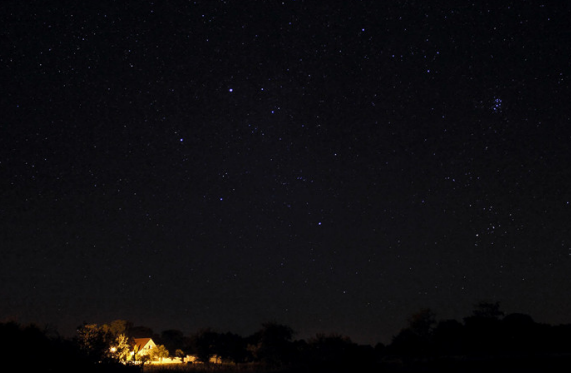
#> input picture Taller 7/cielo.png, 571 x 373 px
$ jupyter execute taller7_OC_RubenRodriguez.ipynb
#> lines starting #> are read from the running program, lines starting #| are printed output that depends on the picture
# Taller 7 Optimizacion Convexa

Ruben Dario Rodriguez Moreno - 2181969

[cell 1]
import numpy as np
import cv2
import matplotlib.pyplot as plt

img = cv2.imread('./cielo.png')
#> img is the input picture: shape (373, 571, 3); mean B, G, R 15.3, 12.5, 13.4

gray = cv2.cvtColor(img, cv2.COLOR_BGR2GRAY)
resized = cv2.resize(gray, (32, 32), interpolation=cv2.INTER_AREA)
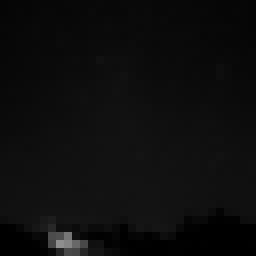
#> resized: shape (32, 32) (shown 8 times larger); min 0, max 142, mean 13.1

plt.imshow(resized)

[cell 2]
def softThreshold(x, lmba):
    if x > lmba:
        return x - lmba
    elif abs(x) <= lmba:
        return 0
    elif x < -lmba:
        return x + lmba

softThreshold = np.vectorize(softThreshold)


def admm(H, Y, rho, lmba, iteraciones,dim):

    x = np.zeros((dim, 1))
    z = np.zeros((dim, 1))
    u = np.zeros((dim, 1))

    for i in range(iteraciones):
        x = np.linalg.inv((H.T@H + (1/rho)*np.eye(dim)))@(H.T@Y + (1/rho)*(z - u))
        z = softThreshold(x + u, lmba)
        u = u + (1/rho)*(z - x)

    return x

#Noiseless-case

rho = [1,2,3,4,10]

lmba = 0.1

iteraciones = 10

[cell 3]
#@title H -> m=n

resized = cv2.resize(gray, (32, 32), interpolation=cv2.INTER_AREA)
x = resized.reshape(1, -1).T.astype(np.double)/255
#> x = 1024 values, max 0.557 at index 967, min 0 at index 896, mean 0.0512
H = np.random.uniform(0, 1, size=(32**2, 32**2))
Y = (H@x)
#> Y = 1024 values, max 27.74 at index 160, min 24.38 at index 272, mean 26.25
rho = [1,2,3,4,10]
lmba = 0.1

plt.figure(figsize=(30,10))
for i in range(5):
  recuperada = admm(H, Y, rho[i], lmba, 20,32**2)
  recuperada = recuperada.reshape(32, 32)
  plt.subplot(1,5,i+1)
  plt.imshow(recuperada)
